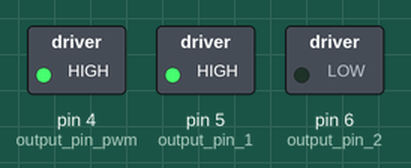
Recording of a sketch running on a simulated Arduino Uno, built with avr-gcc and run on an emulated ATmega328P. On the bench: switched loads named in the sketch (green lamp = pin HIGH).

Above: at 0.1 s.
Timing chart, 0 to 1.6 s (numbered marks = the images above):
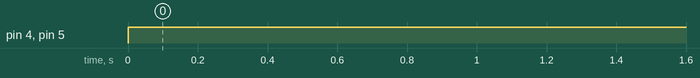

The sketch:

motor_ctrl.ino
```cpp
const int output_pin_1 = 5;
const int output_pin_2 = 6;
const int output_pin_pwm = 4;

void setup() {
  // initialize serial communications at 9600 bps:
  pinMode(output_pin_1, OUTPUT);
  pinMode(output_pin_2, OUTPUT);
  // pinMode(output_pin_pwm, OUTPUT);

  // analogWrite(output_pin_pwm, 0);

  analogWrite(output_pin_pwm, 0);
  digitalWrite(output_pin_1, LOW);
  digitalWrite(output_pin_2, LOW);
}

void loop() {
    digitalWrite(output_pin_1, HIGH);
    digitalWrite(output_pin_2, LOW);
    analogWrite(output_pin_pwm, 150);
}
```

Measured:
- by itself, pin 4 (output_pin_pwm), pin 5 (output_pin_1): LOW → HIGH at 0.00 s
